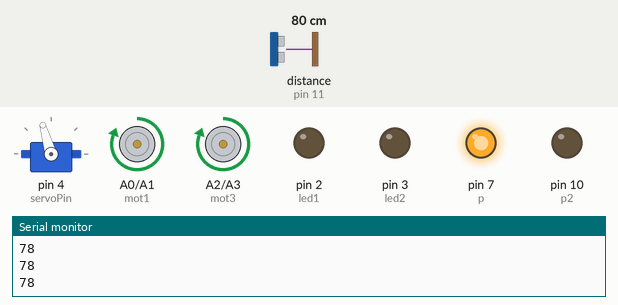
Simulated run of this sketch. Board: Arduino Uno, built with avr-gcc and run on an emulated ATmega328P. On the bench: servo, motor-driver pin pairs drawn as motors (green arrow = first pin HIGH = forward, orange = second pin HIGH = backward, longer = more drive), output pins drawn as LEDs (lit = HIGH), the last lines printed to the serial monitor. Wiring (inferred from the names in the program): ultrasonic range finder: trigger pin 12; echo pin 11. Inputs (shaded band) come from the test bench; at power-on: distance to the obstacle (sensor on pin 11) 80 cm. The echo pulse lasts 58.3 µs per cm; pins used as bus, display or sensor lines are not drawn.

Above: at 1.2 s.
1.3 s: distance to the obstacle (sensor on pin 11) set to 2 cm
At 2.1 s:
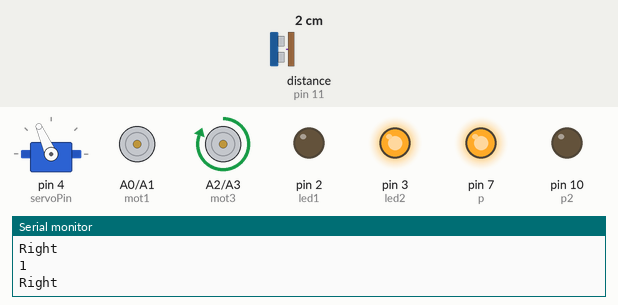
4.3 s: distance to the obstacle (sensor on pin 11) set to 250 cm
At 5.2 s:
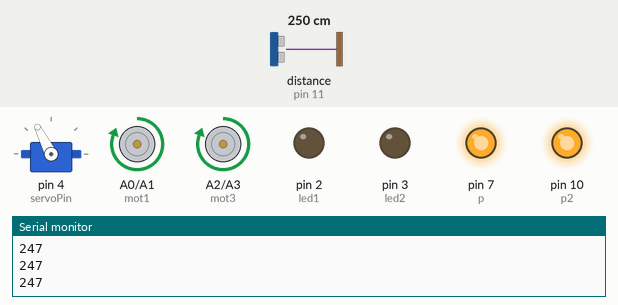
7.3 s: distance to the obstacle (sensor on pin 11) set to 18 cm
At 8.0 s:
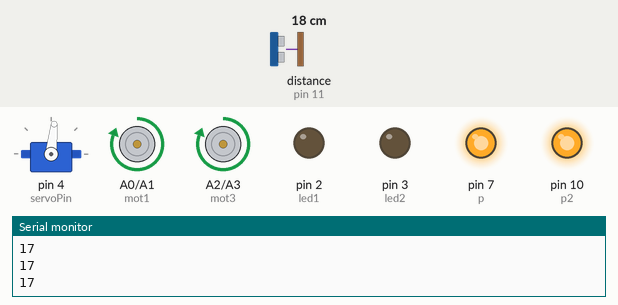
10.3 s: distance to the obstacle (sensor on pin 11) set to 60 cm
Timing chart, 0 to 14.3 s (numbered marks = the images above; inputs shaded):
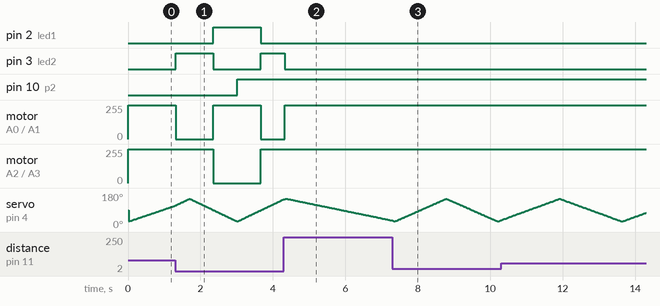

Measured:
- after the input at 1.3 s, pin 2 (led1): LOW → HIGH after 1.1 s, → LOW 1.3 s later; pin 3 (led2): LOW → HIGH at once, → LOW 1.0 s later, → HIGH 1.3 s later
- after the input at 4.3 s, pin 2 (led1): stays LOW (without the input it goes to HIGH after 0.69 s); motor on A2 (mot3) / A3 (mot4): stays forward 255/255 (without the input it goes to stopped after 0.69 s)

The sketch:

obstacle.ino
```cpp
#include <Servo.h>

int servoPin = 4;
int p=7;
int p2 = 10;
Servo servo;
int angle = 0;
const int trigPin = 12;
const int echoPin = 11;
long duration;
const int thresh = 10;
int led1=2,led2=3,pos=0;
int mot1 = A0;
int mot2 = A1;
int mot3 = A2;
int mot4 = A3;
void rotate();
int dist();
void setup() {
  // put your setup code here, to run once:
  pinMode(trigPin, OUTPUT);
  pinMode(echoPin, INPUT);
 pinMode(p,OUTPUT);
 pinMode(p2,OUTPUT);
 Serial.begin(9600);
  servo.attach(servoPin);
  pinMode(p,OUTPUT);
  digitalWrite(p,HIGH);
  pinMode(led1, OUTPUT);
  pinMode(led2, OUTPUT);
  pinMode(mot1,OUTPUT);
  pinMode(mot2,OUTPUT);
  pinMode(mot3,OUTPUT);
  pinMode(mot4,OUTPUT);
//digitalWrite(led1, HIGH);
//digitalWrite(led2,HIGH);
}
void straight();
void left();
void right();

  int dist1 = 0;
  int l = 0,r = 0;
void loop()
{
  straight();
  rotate();
  digitalWrite(p,HIGH);
  digitalWrite(p2,HIGH);
  Serial.println(dist());
  delay(5);
}
int dist(){
  int dist1;
  digitalWrite(trigPin, LOW);
    delayMicroseconds(2);
    digitalWrite(trigPin, HIGH);
    delayMicroseconds(10);
    digitalWrite(trigPin,LOW);
    duration = pulseIn(echoPin, HIGH);

    dist1= duration * 0.034 / 2;
    Serial.println(dist1);
    return dist1;
}
void rotate(){
  for(angle = 30; angle < 150; angle++)
  {
    dist1=dist();
    if(dist1 <= thresh)
  {

    if(angle < 90)
    {
      Serial.println("Left");
      digitalWrite(led1,HIGH);
      digitalWrite(led2,LOW);
      right();
    }
    else
    {
      Serial.println("Right");
      digitalWrite(led2,HIGH);
      digitalWrite(led1,LOW);
      left();
    }
  }
  else{
    digitalWrite(led1,LOW);
    digitalWrite(led2,LOW);
    l = 0;
    straight();
    r = 0;
  }
    servo.write(angle);
    delay(10);
  }
  for(angle = 150; angle >= 30; angle--)
  {
    dist1 = dist();
  if(dist1 <= thresh)
  {

    if(angle < 90)
    {
      Serial.println("Left");
      digitalWrite(led1,HIGH);
      digitalWrite(led2,LOW);
      l = 1;
      right();

    }
    else
    {
      Serial.println("Right");
      digitalWrite(led2,HIGH);
      digitalWrite(led1,LOW);
      r = 1;
      left();
    }
  }
  else{
    digitalWrite(led1,LOW);
    digitalWrite(led2,LOW);
    l = 0;
    r = 0;
    straight();
  }
    servo.write(angle);
    delay(10);
  }
}
void straight()
{
  analogWrite(mot1,255);
  analogWrite(mot2,0);
  analogWrite(mot3,255);
  analogWrite(mot4,0);
}
void left()
{
  analogWrite(mot1,255);
  analogWrite(mot2,255);
  analogWrite(mot3,255);
  analogWrite(mot4,0);
}
void right()
{
  analogWrite(mot1,255);
  analogWrite(mot2,0);
  analogWrite(mot3,255);
  analogWrite(mot4,255);
}
```
